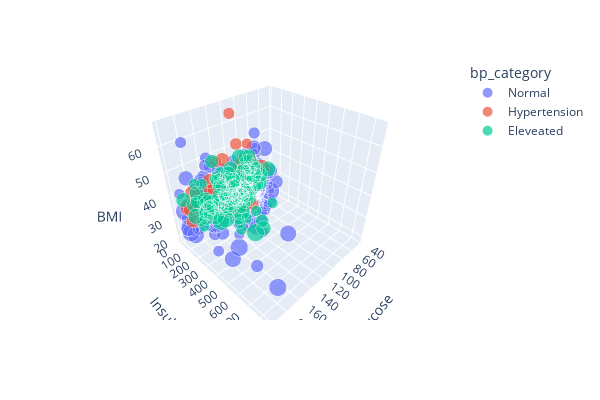

Notebook source saved alongside this figure:
### Markdown cell above
PLOTLY HISTORY

### Code cell
fig = px.scatter_3d(diab, x='Glucose', y='Insulin', z='BMI',
              color='bp_category', size='Age', width=600, height=400,)

fig.show()

### Figure 1 — Plotly figure (JSON) as saved in the notebook; plotly's stock layout.template omitted (floating-point values rounded to 4 significant figures; data arrays with more than 128 entries replaced by an {"elided": "..."} marker saying what was removed)
{"data": [{"hovertemplate": "bp_category=Normal<br>Glucose=%{x}<br>Insulin=%{y}<br>BMI=%{z}<br>Age=%{marker.size}<extra></extra>", "legendgroup": "Normal", "marker": {"color": "#636efa", "size": {"elided": "566 int values"}, "sizemode": "area", "sizeref": 0.2025, "symbol": "circle"}, "mode": "markers", "name": "Normal", "scene": "scene", "showlegend": true, "type": "scatter3d", "x": {"elided": "566 float values"}, "y": {"elided": "566 float values"}, "z": {"elided": "566 float values"}}, {"hovertemplate": "bp_category=Hypertension<br>Glucose=%{x}<br>Insulin=%{y}<br>BMI=%{z}<br>Age=%{marker.size}<extra></extra>", "legendgroup": "Hypertension", "marker": {"color": "#EF553B", "size": [30, 51, 38, 28, 48, 54, 54, 37, 21, 27, 61, 26, 33, 52, 60, 28, 65, 45, 35, 45, 26, 41, 34, 32, 37, 21, 30, 45, 51, 43, 47, 22, 44, 45, 45, 27, 66], "sizemode": "area", "sizeref": 0.2025, "symbol": "circle"}, "mode": "markers", "name": "Hypertension", "scene": "scene", "showlegend": true, "type": "scatter3d", "x": [110, 143, 117, 92, 106, 171, 109, 137, 125, 96, 146, 129, 128, 162, 179, 115, 103, 133, 93, 105, 135, 189, 115, 129, 189, 130, 117, 183, 127, 167, 68, 123, 158, 111, 140, 147, 190], "y": [79.8, 146, 79.8, 79.8, 79.8, 240, 79.8, 79.8, 79.8, 79.8, 79.8, 130, 58, 79.8, 79.8, 79.8, 79.8, 140, 72, 79.8, 145, 79.8, 79.8, 155, 79.8, 79.8, 79.8, 79.8, 79.8, 231, 49, 240, 79.8, 79.8, 79.8, 79.8, 79.8], "z": [37.6, 36.6, 34.1, 19.9, 22.7, 45.4, 42.7, 48.8, 22.5, 22.4, 31.2, 67.1, 32, 37.7, 34.2, 52.9, 39.2, 32.8, 43.4, 43.3, 40.6, 34.3, 24, 36.4, 28.5, 22.6, 28.7, 40.8, 39, 37.6, 35.5, 57.3, 42.3, 32.8, 32.7, 49.3, 35.5]}, {"hovertemplate": "bp_category=Eleveated<br>Glucose=%{x}<br>Insulin=%{y}<br>BMI=%{z}<br>Age=%{marker.size}<extra></extra>", "legendgroup": "Eleveated", "marker": {"color": "#00cc96", "size": [31, 27, 50, 41, 57, 37, 58, 31, 44, 38, 27, 42, 23, 21, 31, 24, 40, 62, 38, 42, 23, 36, 36, 32, 29, 36, 37, 29, 28, 41, 24, 36, 66, 22, 51, 23, 32, 49, 23, 23, 27, 38, 37, 47, 34, 29, 21, 24, 35, 43, 23, 41, 33, 49, 30, 46, 49, 22, 25, 58, 22, 58, 35, 28, 22, 22, 37, 26, 43, 41, 31, 51, 28, 50, 59, 63, 29, 23, 42, 21, 38, 35, 53, 51, 60, 46, 56, 25, 37, 50, 66, 23, 21, 52, 45, 22, 24, 27, 40, 50, 28, 29, 22, 27, 42, 27, 54, 70, 68, 53, 46, 43, 28, 52, 34, 42, 22, 22, 22, 24, 21, 39, 46, 26, 37, 39], "sizemode": "area", "sizeref": 0.2025, "symbol": "circle"}, "mode": "markers", "name": "Eleveated", "scene": "scene", "showlegend": true, "type": "scatter3d", "x": [118, 126, 99, 196, 145, 133, 176, 100, 146, 109, 146, 126, 129, 142, 122, 95, 117, 105, 106, 156, 153, 152, 151, 131, 111, 102, 130, 158, 138, 184, 147, 112, 158, 142, 181, 179, 164, 184, 165, 111, 129, 101, 133, 161, 155, 119, 78, 126, 77, 152, 102, 178, 122, 126, 137, 61, 165, 81, 173, 140, 98, 144, 136, 102, 143, 173, 144, 119, 95, 140, 107, 148, 144, 136, 137, 132, 123, 84, 89, 117, 75, 180, 145, 125, 129, 105, 90, 84, 186, 164, 114, 143, 151, 176, 111, 188, 108, 152, 168, 112, 112, 90, 128, 102, 136, 80, 162, 145, 91, 156, 144, 142, 127, 168, 83, 117, 141, 175, 120, 174, 126, 153, 100, 181, 128, 137], "y": [230, 235, 79.8, 79.8, 110, 79.8, 300, 110, 79.8, 79.8, 100, 79.8, 270, 64, 220, 36, 145, 79.8, 79.8, 155, 485, 79.8, 79.8, 79.8, 78, 79.8, 79.8, 210, 79.8, 79.8, 79.8, 175, 79.8, 79.8, 192, 79.8, 79.8, 79.8, 680, 79.8, 79.8, 79.8, 155, 79.8, 545, 220, 40, 215, 42, 29, 120, 79.8, 79.8, 108, 79.8, 79.8, 79.8, 66, 465, 325, 84, 285, 88, 79.8, 310, 474, 79.8, 170, 180, 79.8, 79.8, 237, 79.8, 79.8, 79.8, 79.8, 79.8, 125, 79.8, 71, 79.8, 90, 165, 79.8, 326, 79.8, 79.8, 56, 225, 67, 79.8, 330, 79.8, 156, 79.8, 185, 79.8, 272, 321, 79.8, 160, 54, 183, 105, 130, 70, 79.8, 79.8, 79.8, 79.8, 180, 480, 155, 79.8, 79.8, 105, 79.8, 79.8, 79.8, 120, 120, 140, 105, 510, 110, 79.8], "z": [45.8, 39.3, 35.4, 39.8, 22.2, 40.2, 33.7, 46.8, 40.5, 32.5, 28.9, 43.4, 35.1, 24.7, 49.7, 37.4, 34.5, 27.9, 39.5, 34.3, 40.6, 50, 29.7, 31.6, 28.4, 30.8, 39.1, 39.4, 40.1, 35.5, 42.8, 34.2, 31.6, 44, 35.9, 44.1, 30.8, 30, 52.3, 30.1, 28, 45.6, 32.4, 30.4, 38.7, 45.6, 36.9, 30.7, 35.8, 26.8, 45.5, 39.9, 34.7, 38.5, 31.2, 34.4, 30.4, 27.5, 38.4, 39.2, 25.2, 32, 35, 35.7, 42.4, 35.7, 38.5, 45.3, 35, 37.4, 36.8, 37.6, 41.3, 29.9, 27.3, 28, 35.2, 38.2, 33.5, 25.2, 33.3, 36.5, 30.3, 37.6, 19.6, 29.6, 34.9, 39.5, 34.5, 32.8, 27.8, 30.1, 42.1, 33.3, 46.8, 32, 27.1, 41.5, 38.2, 28.2, 38.4, 37.7, 27.5, 29.3, 28.3, 34.2, 27.7, 32.5, 35.6, 24.8, 46.1, 30.4, 34.5, 35, 29.3, 39.1, 32.4, 22.9, 28.4, 44.5, 27.4, 40.6, 30, 43.3, 36.5, 32]}], "layout": {"height": 400, "legend": {"itemsizing": "constant", "title": {"text": "bp_category"}, "tracegroupgap": 0}, "margin": {"t": 60}, "scene": {"domain": {"x": [0, 1], "y": [0, 1]}, "xaxis": {"title": {"text": "Glucose"}}, "yaxis": {"title": {"text": "Insulin"}}, "zaxis": {"title": {"text": "BMI"}}}, "width": 600}}
